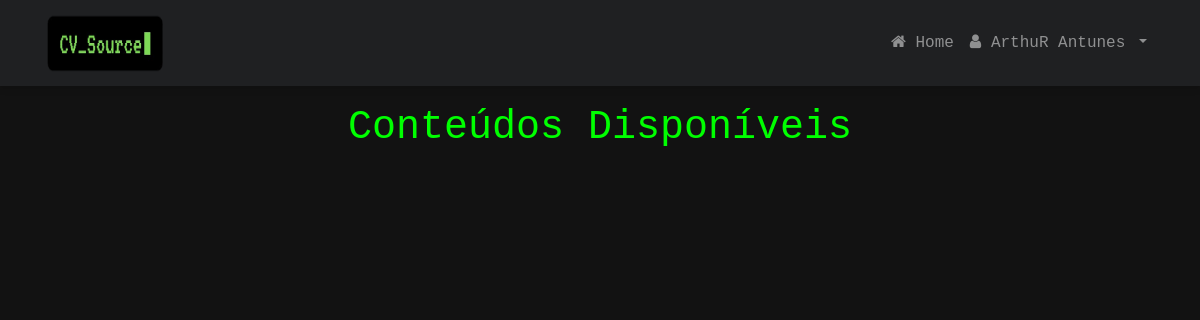
Page / (signed in) on the earlier database version.
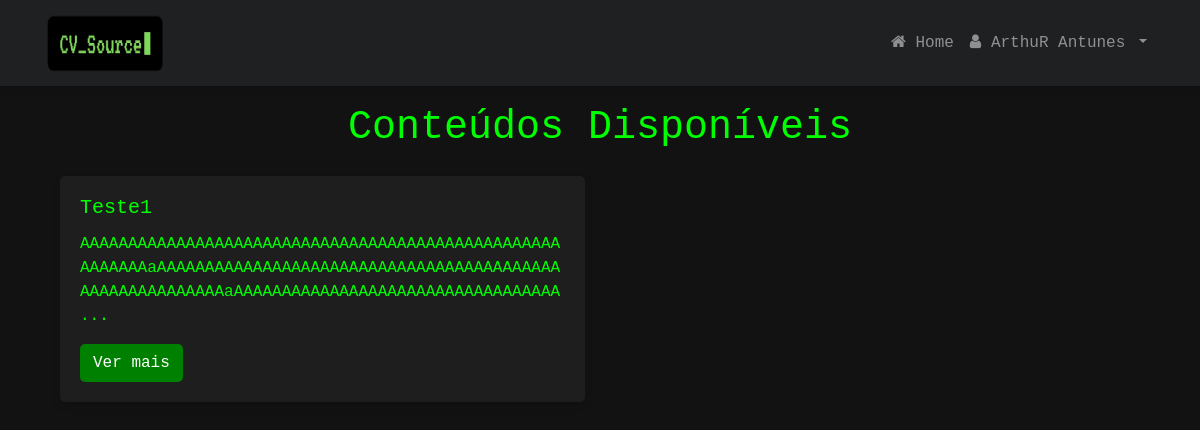
Same page on the later database version.
### website/models.py (models this page shows, shortened)
class User(UserMixin, db.Model):
    __tablename__ = 'user'
    id = db.Column(db.Integer, primary_key=True)
    email = db.Column(db.String(150), unique=True, nullable=False)
    password = db.Column(db.String(150), nullable=False)
    first_name = db.Column(db.String(150))
    is_admin = db.Column(db.Boolean, default=False)

class Content(db.Model):
    id = db.Column(db.Integer, primary_key=True)
    title = db.Column(db.String(150), nullable=False)
    description = db.Column(db.String(500), nullable=False)
    link = db.Column(db.String(500))

### website/views.py (the view)
@views.route('/')
@login_required
def home():
    contents = Content.query.all()
    return render_template("home.html", user=current_user, contents=contents)

### website/__init__.py (called while the page is built)
def create_app():
    app = Flask(__name__)
    app.config['SECRET_KEY'] = 'your_secret_key'  # Substitua por uma chave segura
    app.config['SQLALCHEMY_DATABASE_URI'] = f'sqlite:///{DB_NAME}'
    db.init_app(app)
    from .views import views
    from .auth import auth
    app.register_blueprint(views, url_prefix='/')
    app.register_blueprint(auth, url_prefix='/')
    from .models import User, Content
    with app.app_context():
        db.create_all()
    login_manager = LoginManager()
    login_manager.login_view = 'auth.login'
    login_manager.init_app(app)
    @login_manager.user_loader
    def load_user(id):
        return User.query.get(int(id))
    @app.context_processor
    def inject_user():
        return dict(user=current_user)
    return app

### website/templates/home.html (shortened to what this page needs)
{% extends "base.html" %}
{% block content %}
    <div class="container mt-4">
        <h1 class="text-center mb-4">Conteúdos Disponíveis</h1>
        <div class="row">
            {% for content in contents %}
            <div class="col-md-6 mb-4">
                <div class="card card-custom">
                    <div class="card-body">
                        <h5 class="card-title">
                            <a href="{{ url_for('views.view_content', content_id=content.id) }}" style="color: #00FF00;">
                                {{ content.title }}
                            </a>
                        </h5>
                        <p class="card-text">
                            {{ content.description[:150] }}{% if content.description|length > 150 %}...{% endif %}
                        </p>
                        <a href="{{ url_for('views.view_content', content_id=content.id) }}" class="btn btn-custom">
                            Ver mais
                        </a>
                    </div>
                </div>
            </div>
            {% endfor %}
        </div>
    </div>
{% endblock %}

### website/templates/base.html (shortened to what this page needs)
<!DOCTYPE html>
<html>
  <head>
    <link
      rel="stylesheet"
      href="https://stackpath.bootstrapcdn.com/bootstrap/4.4.1/css/bootstrap.min.css"
    />
    <link
      rel="stylesheet"
      href="https://stackpath.bootstrapcdn.com/font-awesome/4.7.0/css/font-awesome.min.css"
    />
  </head>
  <body>
    <nav class="navbar navbar-expand-lg navbar-custom navbar-dark fixed-top">
      <div class="container">
        <a class="navbar-brand d-flex align-items-center" href="/">
          <img src="{{ url_for('static', filename='images/CV_Source.png') }}" width="120" height="60" alt="Logo">
        </a>
        <div class="collapse navbar-collapse" id="navbarContent">
          <ul class="navbar-nav ml-auto">
            {% if user.is_authenticated %}
              <li class="nav-item">
                <a class="nav-link" href="/">
                  <i class="fa fa-home"></i> Home
                </a>
              </li>
              <li class="nav-item dropdown">
                <a class="nav-link dropdown-toggle" href="#" id="userDropdown" role="button"
                   data-toggle="dropdown" aria-haspopup="true" aria-expanded="false">
                  <i class="fa fa-user"></i> {{ user.first_name }}
                </a>
              </li>
            {% endif %}
          </ul>
        </div>
      </div>
    </nav>
    <div class="container mt-4">
      {% block content %}{% endblock %}
    </div>
  </body>
</html>

### website/templates/base.html (style rules this page uses)
body { padding-top: 80px; background-color: #121212; color: #00FF00; font-family: "Courier New", Courier, monospace; }
.navbar-custom { background-color: #1f2022 !important; box-shadow: 0 4px 6px rgba(0, 0, 0, 0.1); }
.card-custom { background-color: #1e1e1e; border: none; border-radius: 5px; box-shadow: 0 4px 8px rgba(0, 0, 0, 0.1); transition: transform 0.3s ease; color: #00FF00; }
.btn-custom { border-radius: 5px; background-color: #008000; color: white; }

Differences in the rows shown:
added Content: title "Teste1", description "AAAAAAAAAAAAAAAAAAAAAAAAAAAAAAAAAAAAAAAAAAAAAAAAAAAAAAAAAaAAAAAAAAAAAAAAAAAAAAAAAAAAAAAAAAAAAAAAAAAAAAAAAAAAAAAAAAAaAAAAAAAAAAAAAAAAAAAAAAAAAAAAAAAAAA"
